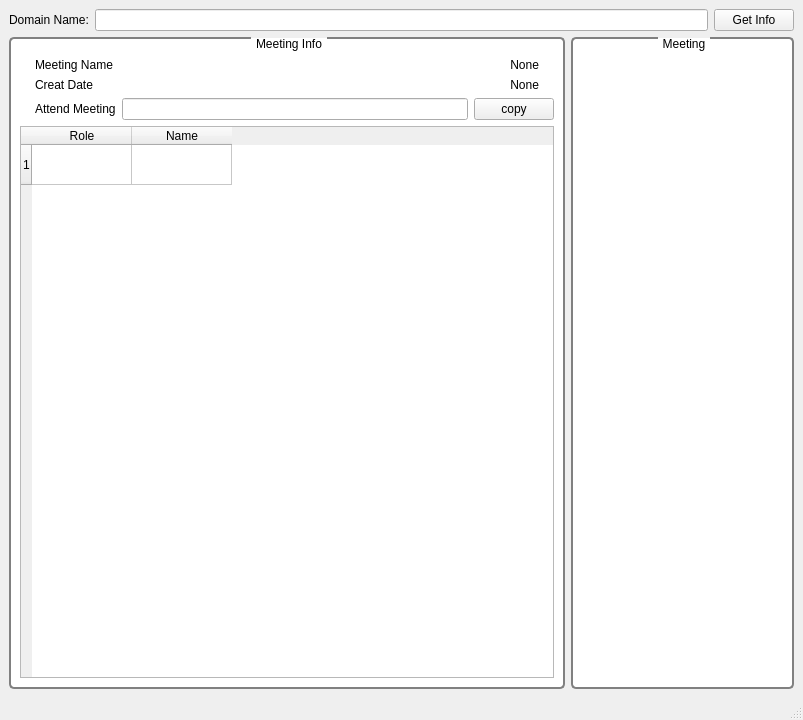
<?xml version="1.0" encoding="UTF-8"?>
<ui version="4.0">
 <class>MainWindow</class>
 <widget class="QMainWindow" name="MainWindow">
  <property name="geometry">
   <rect>
    <x>0</x>
    <y>0</y>
    <width>803</width>
    <height>720</height>
   </rect>
  </property>
  <property name="windowTitle">
   <string>MainWindow</string>
  </property>
  <property name="styleSheet">
   <string notr="true"> QGroupBox {
     background-color: white;
     border: 2px solid gray;
     border-radius: 5px;
     margin-top: 1ex; /* leave space at the top for the title */
 } 
QGroupBox::title {
     subcontrol-origin: margin;
     subcontrol-position: top center; /* position at the top center */
     padding: 0 3px;
    
 }</string>
  </property>
  <widget class="QWidget" name="centralwidget">
   <layout class="QVBoxLayout" name="verticalLayout_4">
    <item>
     <layout class="QVBoxLayout" name="verticalLayout_3">
      <item>
       <layout class="QHBoxLayout" name="horizontalLayout">
        <item>
         <widget class="QLabel" name="label_domain_name">
          <property name="text">
           <string>Domain Name:</string>
          </property>
         </widget>
        </item>
        <item>
         <widget class="QLineEdit" name="lineEdit_domain_name">
          <property name="text">
           <string/>
          </property>
         </widget>
        </item>
        <item>
         <widget class="QPushButton" name="pushButton_get_info">
          <property name="text">
           <string>Get Info</string>
          </property>
         </widget>
        </item>
       </layout>
      </item>
      <item>
       <layout class="QHBoxLayout" name="horizontalLayout_5" stretch="5,2">
        <item>
         <widget class="QGroupBox" name="groupBox_Meeting_info">
          <property name="title">
           <string>Meeting Info</string>
          </property>
          <layout class="QVBoxLayout" name="verticalLayout">
           <item>
            <layout class="QVBoxLayout" name="verticalLayout_2">
             <property name="topMargin">
              <number>10</number>
             </property>
             <item>
              <layout class="QHBoxLayout" name="horizontalLayout_6">
               <property name="leftMargin">
                <number>15</number>
               </property>
               <property name="rightMargin">
                <number>15</number>
               </property>
               <item>
                <widget class="QLabel" name="label_meetint_name">
                 <property name="text">
                  <string>Meeting Name</string>
                 </property>
                </widget>
               </item>
               <item>
                <widget class="QLabel" name="label_meeting_name_info">
                 <property name="text">
                  <string>None</string>
                 </property>
                 <property name="alignment">
                  <set>Qt::AlignRight|Qt::AlignTrailing|Qt::AlignVCenter</set>
                 </property>
                </widget>
               </item>
              </layout>
             </item>
             <item>
              <layout class="QHBoxLayout" name="horizontalLayout_7">
               <property name="leftMargin">
                <number>15</number>
               </property>
               <property name="rightMargin">
                <number>15</number>
               </property>
               <item>
                <widget class="QLabel" name="label_creat_date">
                 <property name="text">
                  <string>Creat Date</string>
                 </property>
                </widget>
               </item>
               <item>
                <widget class="QLabel" name="label_creat_date_info">
                 <property name="text">
                  <string>None</string>
                 </property>
                 <property name="alignment">
                  <set>Qt::AlignRight|Qt::AlignTrailing|Qt::AlignVCenter</set>
                 </property>
                </widget>
               </item>
              </layout>
             </item>
             <item>
              <layout class="QHBoxLayout" name="horizontalLayout_8">
               <property name="leftMargin">
                <number>15</number>
               </property>
               <item>
                <widget class="QLabel" name="label_attend_meeting">
                 <property name="text">
                  <string>Attend Meeting</string>
                 </property>
                </widget>
               </item>
               <item>
                <widget class="QLineEdit" name="lineEdit_attend_meeting_info"/>
               </item>
               <item>
                <widget class="QPushButton" name="pushButton_copy">
                 <property name="text">
                  <string>copy</string>
                 </property>
                </widget>
               </item>
              </layout>
             </item>
             <item>
              <widget class="QTableWidget" name="tableWidget_attend">
               <property name="columnCount">
                <number>2</number>
               </property>
               <attribute name="verticalHeaderMinimumSectionSize">
                <number>40</number>
               </attribute>
               <row>
                <property name="text">
                 <string>1</string>
                </property>
               </row>
               <column>
                <property name="text">
                 <string>Role</string>
                </property>
               </column>
               <column>
                <property name="text">
                 <string>Name</string>
                </property>
               </column>
              </widget>
             </item>
            </layout>
           </item>
          </layout>
         </widget>
        </item>
        <item>
         <widget class="QGroupBox" name="groupBox_meeting">
          <property name="styleSheet">
           <string notr="true"/>
          </property>
          <property name="title">
           <string>Meeting</string>
          </property>
         </widget>
        </item>
       </layout>
      </item>
     </layout>
    </item>
   </layout>
  </widget>
  <widget class="QMenuBar" name="menubar">
   <property name="geometry">
    <rect>
     <x>0</x>
     <y>0</y>
     <width>803</width>
     <height>42</height>
    </rect>
   </property>
  </widget>
  <widget class="QStatusBar" name="statusbar"/>
 </widget>
 <resources/>
 <connections/>
</ui>
